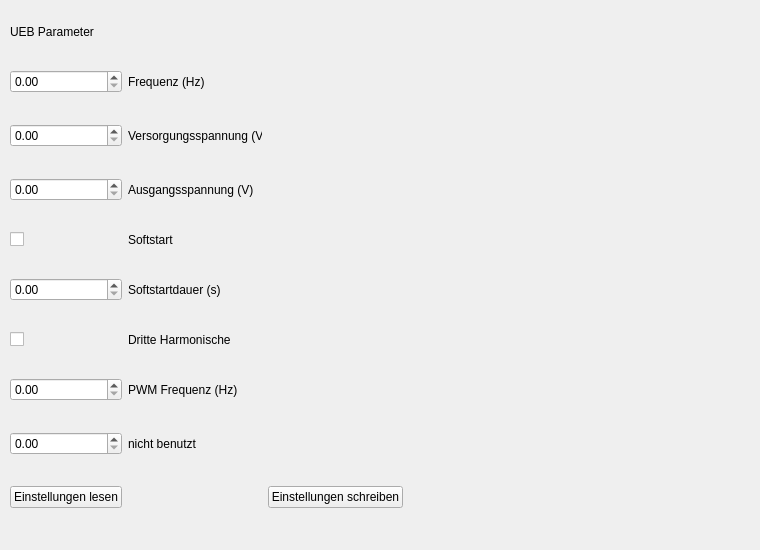
    <widget class="QWidget" name="tab_2">
     <attribute name="title">
      <string>UEB Einstellungen</string>
     </attribute>
     <widget class="QWidget" name="gridLayoutWidget_3">
      <property name="geometry">
       <rect>
        <x>0</x>
        <y>0</y>
        <width>403</width>
        <height>541</height>
       </rect>
      </property>
      <layout class="QGridLayout" name="gridLayout_3">
       <property name="leftMargin">
        <number>10</number>
       </property>
       <item row="13" column="0">
        <widget class="QDoubleSpinBox" name="softstartD_SpinBox_UEB">
         <property name="maximum">
          <double>9999.000000000000000</double>
         </property>
        </widget>
       </item>
       <item row="11" column="0">
        <widget class="QCheckBox" name="softstart_checkBox_UEB">
         <property name="text">
          <string/>
         </property>
        </widget>
       </item>
       <item row="14" column="0">
        <widget class="QCheckBox" name="dritteHarm_checkBox_UEB">
         <property name="text">
          <string/>
         </property>
        </widget>
       </item>
       <item row="10" column="0">
        <widget class="QDoubleSpinBox" name="ausgangSp_SpinBox_UEB"/>
       </item>
       <item row="0" column="0" colspan="3">
        <widget class="QLabel" name="label_38">
         <property name="sizePolicy">
          <sizepolicy hsizetype="Preferred" vsizetype="Maximum">
           <horstretch>0</horstretch>
           <verstretch>0</verstretch>
          </sizepolicy>
         </property>
         <property name="text">
          <string>UEB Parameter</string>
         </property>
        </widget>
       </item>
       <item row="8" column="0">
        <widget class="QDoubleSpinBox" name="frequenz_SpinBox_UEB">
         <property name="maximum">
          <double>99999.000000000000000</double>
         </property>
        </widget>
       </item>
       <item row="9" column="0">
        <widget class="QDoubleSpinBox" name="versorgSp_SpinBox_UEB"/>
       </item>
       <item row="16" column="0">
        <widget class="QDoubleSpinBox" name="doubleSpinBox_16"/>
       </item>
       <item row="15" column="0">
        <widget class="QDoubleSpinBox" name="pwmFrq_SpinBox_UEB">
         <property name="maximum">
          <double>99999.000000000000000</double>
         </property>
        </widget>
       </item>
       <item row="17" column="0">
        <widget class="QPushButton" name="einstLesen_pushButton_UEB">
         <property name="text">
          <string>Einstellungen lesen</string>
         </property>
        </widget>
       </item>
       <item row="17" column="2">
        <widget class="QPushButton" name="einst_Schreiben_pushButton_UEB">
         <property name="text">
          <string>Einstellungen schreiben</string>
         </property>
        </widget>
       </item>
       <item row="8" column="1">
        <widget class="QLabel" name="label_37">
         <property name="text">
          <string>Frequenz (Hz)</string>
         </property>
        </widget>
       </item>
       <item row="9" column="1">
        <widget class="QLabel" name="label_36">
         <property name="text">
          <string>Versorgungsspannung (V)</string>
         </property>
        </widget>
       </item>
       <item row="10" column="1">
        <widget class="QLabel" name="label_35">
         <property name="text">
          <string>Ausgangsspannung (V)</string>
         </property>
        </widget>
       </item>
       <item row="11" column="1">
        <widget class="QLabel" name="label_34">
         <property name="text">
          <string>Softstart</string>
         </property>
        </widget>
       </item>
       <item row="13" column="1">
        <widget class="QLabel" name="label_33">
         <property name="text">
          <string>Softstartdauer (s)</string>
         </property>
        </widget>
       </item>
       <item row="14" column="1">
        <widget class="QLabel" name="label_32">
         <property name="text">
          <string>Dritte Harmonische</string>
         </property>
        </widget>
       </item>
       <item row="15" column="1">
        <widget class="QLabel" name="label_31">
         <property name="text">
          <string>PWM Frequenz (Hz)</string>
         </property>
        </widget>
       </item>
       <item row="16" column="1">
        <widget class="QLabel" name="label_30">
         <property name="text">
          <string>nicht benutzt</string>
         </property>
        </widget>
       </item>
      </layout>
     </widget>
     <widget class="QWidget" name="gridLayoutWidget_4">
      <property name="geometry">
       <rect>
        <x>400</x>
        <y>0</y>
        <width>351</width>
        <height>541</height>
       </rect>
      </property>
      <layout class="QGridLayout" name="gridLayout_4"/>
     </widget>
    </widget>
